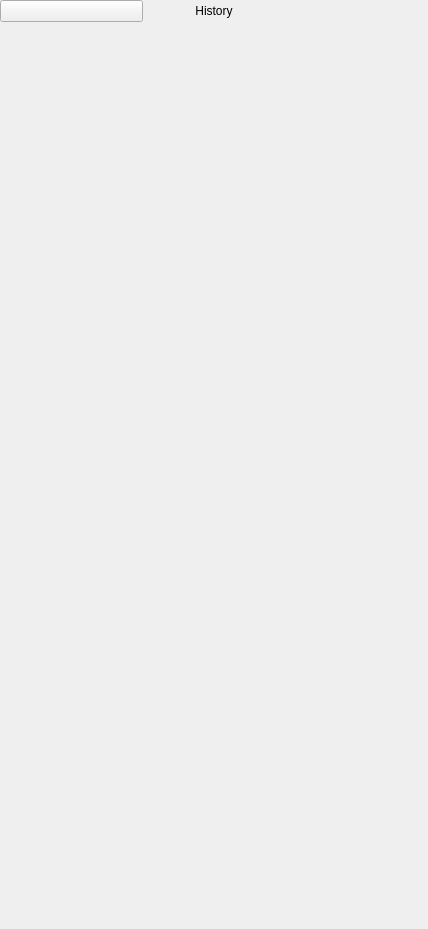
<?xml version="1.0" encoding="UTF-8"?>
<ui version="4.0">
 <class>History</class>
 <widget class="QWidget" name="History">
  <property name="geometry">
   <rect>
    <x>0</x>
    <y>0</y>
    <width>428</width>
    <height>929</height>
   </rect>
  </property>
  <property name="windowTitle">
   <string>Form</string>
  </property>
  <layout class="QHBoxLayout" name="horizontalLayout_3">
   <property name="spacing">
    <number>0</number>
   </property>
   <property name="leftMargin">
    <number>0</number>
   </property>
   <property name="topMargin">
    <number>0</number>
   </property>
   <property name="rightMargin">
    <number>0</number>
   </property>
   <property name="bottomMargin">
    <number>0</number>
   </property>
   <item>
    <widget class="DapGuiWidget" name="Background" native="true">
     <property name="cssStyle" stdset="0">
      <string>backgroundcolor</string>
     </property>
     <layout class="QHBoxLayout" name="horizontalLayout_2">
      <property name="spacing">
       <number>0</number>
      </property>
      <property name="leftMargin">
       <number>0</number>
      </property>
      <property name="topMargin">
       <number>0</number>
      </property>
      <property name="rightMargin">
       <number>0</number>
      </property>
      <property name="bottomMargin">
       <number>0</number>
      </property>
      <item>
       <widget class="DapGuiWidget" name="MainWidget" native="true">
        <property name="cssStyle" stdset="0">
         <string>base-widget</string>
        </property>
        <layout class="QVBoxLayout" name="verticalLayout_2">
         <property name="spacing">
          <number>0</number>
         </property>
         <property name="leftMargin">
          <number>0</number>
         </property>
         <property name="topMargin">
          <number>0</number>
         </property>
         <property name="rightMargin">
          <number>0</number>
         </property>
         <property name="bottomMargin">
          <number>0</number>
         </property>
         <item>
          <widget class="DapGuiWidget" name="kelGuiWidget_2" native="true">
           <property name="cssStyle" stdset="0">
            <string>history-top-spacer</string>
           </property>
          </widget>
         </item>
         <item>
          <layout class="QHBoxLayout" name="horizontalLayout">
           <item>
            <widget class="DapGuiPushButton" name="btnReturn">
             <property name="custom" stdset="0">
              <url>
               <string>qrc:/gui/ui/asset/ic_close.png</string>
              </url>
             </property>
             <property name="customHover" stdset="0">
              <url>
               <string>qrc:/gui/ui/asset/ic_close.png</string>
              </url>
             </property>
             <property name="customPushed" stdset="0">
              <url>
               <string>qrc:/gui/ui/asset/ic_close.png</string>
              </url>
             </property>
             <property name="cssStyle" stdset="0">
              <string>cwb_close-btn</string>
             </property>
            </widget>
           </item>
           <item>
            <widget class="DapGuiLabel" name="labelTitle">
             <property name="text">
              <string>History</string>
             </property>
             <property name="alignment">
              <set>Qt::AlignCenter</set>
             </property>
             <property name="cssStyle" stdset="0">
              <string>history-title-text font24 darkblue lato normalbold noborder nobackground</string>
             </property>
            </widget>
           </item>
           <item>
            <widget class="DapGuiWidget" name="kelGuiWidget" native="true">
             <property name="cssStyle" stdset="0">
              <string>cwb_close-btn</string>
             </property>
            </widget>
           </item>
          </layout>
         </item>
         <item>
          <widget class="DapGuiWidget" name="kelGuiWidget_3" native="true">
           <property name="cssStyle" stdset="0">
            <string>history-top-content-spacer</string>
           </property>
          </widget>
         </item>
         <item>
          <widget class="HistoryModel" name="scrollArea">
           <property name="styleSheet">
            <string notr="true">background: rgba(0,0,0,0);</string>
           </property>
           <property name="widgetResizable">
            <bool>true</bool>
           </property>
           <widget class="QWidget" name="scrollAreaWidgetContents">
            <property name="geometry">
             <rect>
              <x>0</x>
              <y>0</y>
              <width>426</width>
              <height>880</height>
             </rect>
            </property>
           </widget>
          </widget>
         </item>
        </layout>
       </widget>
      </item>
     </layout>
    </widget>
   </item>
  </layout>
 </widget>
 <customwidgets>
  <customwidget>
   <class>DapGuiPushButton</class>
   <extends>QPushButton</extends>
   <header>dapguipushbutton.h</header>
  </customwidget>
  <customwidget>
   <class>DapGuiLabel</class>
   <extends>QLabel</extends>
   <header>dapguilabel.h</header>
  </customwidget>
  <customwidget>
   <class>DapGuiWidget</class>
   <extends>QWidget</extends>
   <header>dapguiwidget.h</header>
   <container>1</container>
  </customwidget>
  <customwidget>
   <class>HistoryModel</class>
   <extends>QScrollArea</extends>
   <header location="global">ui/model/historymodel.h</header>
   <container>1</container>
  </customwidget>
 </customwidgets>
 <resources/>
 <connections/>
</ui>
